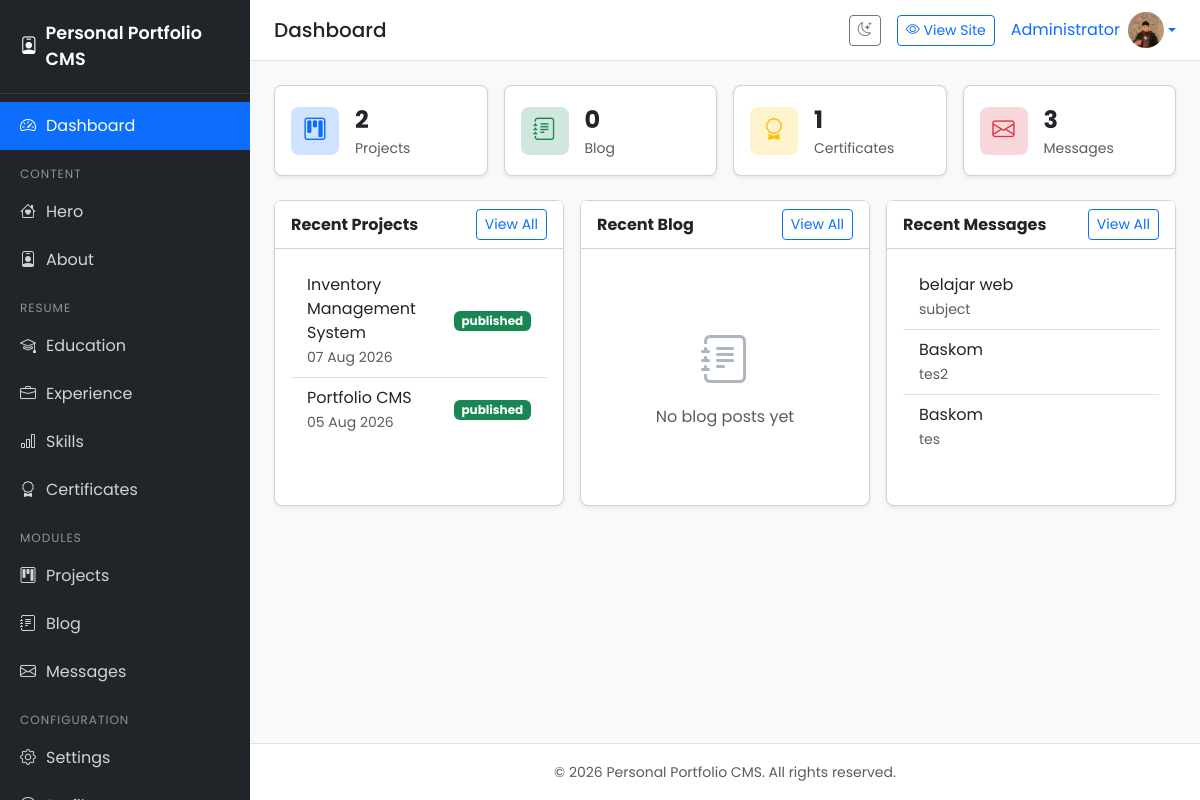
Page /admin/dashboard.php (signed in) on the committed database.
### tables this page shows
CREATE TABLE `users` (
  `id` bigint(20) UNSIGNED NOT NULL,
  `name` varchar(100) NOT NULL,
  `email` varchar(150) NOT NULL,
  `password` varchar(255) NOT NULL,
  `photo` varchar(255) DEFAULT NULL,
  `created_at` timestamp NOT NULL DEFAULT current_timestamp(),
  `updated_at` timestamp NOT NULL DEFAULT current_timestamp() ON UPDATE current_timestamp()
);

CREATE TABLE `projects` (
  `id` bigint(20) UNSIGNED NOT NULL,
  `title` varchar(255) NOT NULL,
  `slug` varchar(255) NOT NULL,
  `thumbnail` varchar(255) DEFAULT NULL,
  `short_description` text DEFAULT NULL,
  `description` text DEFAULT NULL,
  `tech_stack` text DEFAULT NULL,
  `github_url` varchar(255) DEFAULT NULL,
  `demo_url` varchar(255) DEFAULT NULL,
  `featured` tinyint(1) DEFAULT 0,
  `status` enum('draft','published') DEFAULT 'draft',
  `created_at` timestamp NOT NULL DEFAULT current_timestamp(),
  `updated_at` timestamp NOT NULL DEFAULT current_timestamp() ON UPDATE current_timestamp()
);

CREATE TABLE `messages` (
  `id` bigint(20) UNSIGNED NOT NULL,
  `name` varchar(150) NOT NULL,
  `email` varchar(150) NOT NULL,
  `subject` varchar(255) DEFAULT NULL,
  `message` text NOT NULL,
  `is_read` tinyint(1) DEFAULT 0,
  `created_at` timestamp NOT NULL DEFAULT current_timestamp()
);

### includes/functions.php (called while the page is built, shortened)
<?php
require_once __DIR__ . '/database.php';
function e($value): string
{
    return htmlspecialchars((string) $value, ENT_QUOTES, 'UTF-8');
}
function url(string $path = ''): string
{
    return BASE_URL . '/' . ltrim($path, '/');
}
function currentUser(): ?array
{
    $stmt = db()->prepare('SELECT id, name, email, photo FROM users WHERE id = ? LIMIT 1');
    $stmt->execute([$_SESSION['user_id']]);
    return $stmt->fetch() ?: null;
}
function formatDate(?string $datetime, string $format = 'd M Y'): string
{
    $ts = strtotime($datetime);
    return $ts ? date($format, $ts) : '-';
}
function truncate(string $text, int $length = 100): string
{
    if (mb_strlen($text) <= $length) {
        return $text;
    }
    return mb_substr($text, 0, $length) . '...';
}

### includes/database.php (called while the page is built, shortened)
<?php
function db(): PDO
{
    static $pdo = null;
    if ($pdo === null) {
        $dsn = 'mysql:host=' . DB_HOST . ';dbname=' . DB_NAME . ';charset=' . DB_CHARSET;
        $options = [
            PDO::ATTR_ERRMODE            => PDO::ERRMODE_EXCEPTION,
            PDO::ATTR_DEFAULT_FETCH_MODE => PDO::FETCH_ASSOC,
            PDO::ATTR_EMULATE_PREPARES   => false,
        ];
        try {
            $pdo = new PDO($dsn, DB_USER, DB_PASS, $options);
        } catch (PDOException $e) {
            error_log('Database connection failed: ' . $e->getMessage());
            http_response_code(500);
            exit('Koneksi database gagal. Silakan periksa konfigurasi.');
        }
    }
    return $pdo;
}

### admin/dashboard.php (the view, shortened to what this page needs)
<?php
$pageTitle = 'Dashboard';
$activeMenu = 'dashboard';
$pdo = db();
$projectCount   = (int) $pdo->query('SELECT COUNT(*) FROM projects')->fetchColumn();
$blogCount      = (int) $pdo->query('SELECT COUNT(*) FROM blogs')->fetchColumn();
$certCount      = (int) $pdo->query('SELECT COUNT(*) FROM certificates')->fetchColumn();
$messageCount   = (int) $pdo->query('SELECT COUNT(*) FROM messages')->fetchColumn();
$recentProjects = $pdo->query('SELECT id, title, status, created_at FROM projects ORDER BY id DESC LIMIT 5')->fetchAll();
$recentBlogs    = $pdo->query('SELECT id, title, status, created_at FROM blogs ORDER BY id DESC LIMIT 5')->fetchAll();
$recentMessages = $pdo->query('SELECT id, name, email, subject, is_read, created_at FROM messages ORDER BY id DESC LIMIT 5')->fetchAll();
require_once __DIR__ . '/../includes/header.php';
?>
<div class="row g-3 mb-4">
    <div class="col-6 col-md-3">
        <div class="card">
            <div class="card-body d-flex align-items-center gap-3">
                <div class="stat-icon bg-primary-subtle text-primary"><i class="bi bi-kanban"></i></div>
                <div>
                    <div class="fs-4 fw-bold"><?= $projectCount ?></div>
                    <div class="text-muted small">Projects</div>
                </div>
            </div>
        </div>
    </div>
    <div class="col-6 col-md-3">
        <div class="card">
            <div class="card-body d-flex align-items-center gap-3">
                <div class="stat-icon bg-success-subtle text-success"><i class="bi bi-journal-text"></i></div>
                <div>
                    <div class="fs-4 fw-bold"><?= $blogCount ?></div>
                    <div class="text-muted small">Blog</div>
                </div>
            </div>
        </div>
    </div>
    <div class="col-6 col-md-3">
        <div class="card">
            <div class="card-body d-flex align-items-center gap-3">
                <div class="stat-icon bg-warning-subtle text-warning"><i class="bi bi-award"></i></div>
                <div>
                    <div class="fs-4 fw-bold"><?= $certCount ?></div>
                    <div class="text-muted small">Certificates</div>
                </div>
            </div>
        </div>
    </div>
    <div class="col-6 col-md-3">
        <a href="<?= url('admin/messages/index.php') ?>" class="text-decoration-none">
            <div class="card">
                <div class="card-body d-flex align-items-center gap-3">
                    <div class="stat-icon bg-danger-subtle text-danger position-relative">
                        <i class="bi bi-envelope"></i>
                    </div>
                    <div>
                        <div class="fs-4 fw-bold"><?= $messageCount ?></div>
                        <div class="text-muted small">Messages</div>
                    </div>
                </div>
            </div>
        </a>
    </div>
</div>
<div class="row g-3">
    <div class="col-lg-4">
        <div class="card h-100">
            <div class="card-header bg-white d-flex justify-content-between align-items-center">
                <strong>Recent Projects</strong>
                <a href="<?= url('admin/projects/index.php') ?>" class="btn btn-sm btn-outline-primary">View All</a>
            </div>
            <div class="card-body">
                <?php if ($recentProjects): ?>
                <ul class="list-group list-group-flush">
                    <?php foreach ($recentProjects as $p): ?>
                    <li class="list-group-item d-flex justify-content-between align-items-center">
                        <div>
                            <div><?= e($p['title']) ?></div>
                            <small class="text-muted"><?= formatDate($p['created_at']) ?></small>
                        </div>
                        <span
                            class="badge bg-<?= $p['status'] === 'published' ? 'success' : 'secondary' ?>"><?= e($p['status']) ?></span>
                    </li>
                    <?php endforeach; ?>
                </ul>
                <?php endif; ?>
            </div>
        </div>
    </div>
    <div class="col-lg-4">
        <div class="card h-100">
            <div class="card-header bg-white d-flex justify-content-between align-items-center">
                <strong>Recent Blog</strong>
                <a href="<?= url('admin/blog/index.php') ?>" class="btn btn-sm btn-outline-primary">View All</a>
            </div>
            <div class="card-body">
                <?php if ($recentBlogs): ?>
                <ul class="list-group list-group-flush">
                    <?php foreach ($recentBlogs as $b): ?>
                    <li class="list-group-item d-flex justify-content-between align-items-center">
                        <div>
                            <div><?= e(truncate($b['title'], 40)) ?></div>
                            <small class="text-muted"><?= formatDate($b['created_at']) ?></small>
                        </div>
                        <span
                            class="badge bg-<?= $b['status'] === 'published' ? 'success' : 'secondary' ?>"><?= e($b['status']) ?></span>
                    </li>
                    <?php endforeach; ?>
                </ul>
                <?php else: ?>
                <div class="empty-state">
                    <i class="bi bi-journal-text"></i>
                    <p class="mt-2 mb-0 text-muted">No blog posts yet</p>
                </div>
                <?php endif; ?>
            </div>
        </div>
    </div>
    <div class="col-lg-4">
        <div class="card h-100">
            <div class="card-header bg-white d-flex justify-content-between align-items-center">
                <strong>Recent Messages</strong>
                <a href="<?= url('admin/messages/index.php') ?>" class="btn btn-sm btn-outline-primary">View All</a>
            </div>
            <div class="card-body">
                <?php if ($recentMessages): ?>
                <ul class="list-group list-group-flush">
                    <?php foreach ($recentMessages as $m): ?>
                    <li class="list-group-item d-flex justify-content-between align-items-center">
                        <div>
                            <div><?= e($m['name']) ?></div>
                            <small class="text-muted"><?= e(truncate($m['subject'] ?: $m['message'], 30)) ?></small>
                        </div>
                    </li>
                    <?php endforeach; ?>
                </ul>
                <?php endif; ?>
            </div>
        </div>
    </div>
</div>
<?php require_once __DIR__ . '/../includes/footer.php'; ?>

### includes/header.php (shortened to what this page needs)
<?php
$pageTitle = $pageTitle ?? 'Dashboard';
$currentUser = currentUser();
?>
<!DOCTYPE html>
<html lang="en" data-bs-theme="light">
<head>
    <link href="https://cdn.jsdelivr.net/npm/bootstrap@5.3.3/dist/css/bootstrap.min.css" rel="stylesheet">
    <link href="https://cdn.jsdelivr.net/npm/bootstrap-icons@1.11.3/font/bootstrap-icons.min.css" rel="stylesheet">
</head>
<body>
    <aside class="sidebar" id="sidebar">
        <div class="brand d-flex align-items-center gap-2">
            <i class="bi bi-person-badge"></i>
            <span><?= e(APP_NAME) ?></span>
        </div>
        <nav class="nav flex-column mt-2">
            <a class="nav-link <?= ($activeMenu ?? '') === 'dashboard' ? 'active' : '' ?>"
                href="<?= url('admin/dashboard.php') ?>">
                <i class="bi bi-speedometer2"></i> Dashboard
            </a>
            <div class="nav-section">Content</div>
            <a class="nav-link <?= ($activeMenu ?? '') === 'hero' ? 'active' : '' ?>"
                href="<?= url('admin/hero/index.php') ?>">
                <i class="bi bi-house-heart"></i> Hero
            </a>
            <a class="nav-link <?= ($activeMenu ?? '') === 'about' ? 'active' : '' ?>"
                href="<?= url('admin/about/index.php') ?>">
                <i class="bi bi-person-badge"></i> About
            </a>
            <div class="nav-section">Resume</div>
            <a class="nav-link <?= ($activeMenu ?? '') === 'education' ? 'active' : '' ?>"
                href="<?= url('admin/education/index.php') ?>">
                <i class="bi bi-mortarboard"></i> Education
            </a>
            <a class="nav-link <?= ($activeMenu ?? '') === 'experience' ? 'active' : '' ?>"
                href="<?= url('admin/experience/index.php') ?>">
                <i class="bi bi-briefcase"></i> Experience
            </a>
            <a class="nav-link <?= ($activeMenu ?? '') === 'skills' ? 'active' : '' ?>"
                href="<?= url('admin/skills/index.php') ?>">
                <i class="bi bi-bar-chart"></i> Skills
            </a>
            <a class="nav-link <?= ($activeMenu ?? '') === 'certificates' ? 'active' : '' ?>"
                href="<?= url('admin/certificates/index.php') ?>">
                <i class="bi bi-award"></i> Certificates
            </a>
            <div class="nav-section">Modules</div>
            <a class="nav-link <?= ($activeMenu ?? '') === 'projects' ? 'active' : '' ?>"
                href="<?= url('admin/projects/index.php') ?>">
                <i class="bi bi-kanban"></i> Projects
            </a>
            <a class="nav-link <?= ($activeMenu ?? '') === 'blog' ? 'active' : '' ?>"
                href="<?= url('admin/blog/index.php') ?>">
                <i class="bi bi-journal-text"></i> Blog
            </a>
            <a class="nav-link <?= ($activeMenu ?? '') === 'messages' ? 'active' : '' ?>"
                href="<?= url('admin/messages/index.php') ?>">
                <i class="bi bi-envelope"></i> Messages
            </a>
            <div class="nav-section">Configuration</div>
            <a class="nav-link <?= ($activeMenu ?? '') === 'settings' ? 'active' : '' ?>"
                href="<?= url('admin/settings/index.php') ?>">
                <i class="bi bi-gear"></i> Settings
            </a>
            <a class="nav-link <?= ($activeMenu ?? '') === 'profile' ? 'active' : '' ?>"
                href="<?= url('admin/profile/index.php') ?>">
                <i class="bi bi-person-circle"></i> Profile
            </a>
        </nav>
    </aside>
    <div class="main-content">
        <div class="topbar">
            <h5 class="mb-0"><?= e($pageTitle) ?></h5>
            <div class="d-flex align-items-center gap-3">
                <button class="btn btn-outline-secondary btn-sm dark-mode-toggle" id="darkModeToggle"
                    title="Toggle Dark Mode">
                    <i class="bi bi-moon-stars"></i>
                </button>
                <a href="<?= url('') ?>" class="btn btn-outline-primary btn-sm" target="_blank">
                    <i class="bi bi-eye"></i> View Site
                </a>
                <div class="dropdown">
                    <a href="#" class="d-flex align-items-center text-decoration-none dropdown-toggle"
                        data-bs-toggle="dropdown">
                        <span class="me-2"><?= e($currentUser['name'] ?? 'Admin') ?></span>
                        <img src="<?= $currentUser['photo'] ? url('uploads/profile/' . $currentUser['photo']) : 'https://ui-avatars.com/api/?name=' . urlencode($currentUser['name'] ?? 'A') . '&background=0d6efd&color=fff' ?>"
                            alt="Profile" class="rounded-circle" style="width:36px;height:36px;object-fit:cover;">
                    </a>
                </div>
            </div>
        </div>
        <div class="content">

### includes/header.php (style rules this page uses)
body { font-family: 'Poppins', sans-serif; background: #f8f9fa; }
.sidebar { width: 250px; min-height: 100vh; background: #212529; color: #fff; position: fixed; top: 0; left: 0; z-index: 1000; transition: transform .3s ease; }
.sidebar .brand { padding: 20px; font-weight: 600; font-size: 1.1rem; border-bottom: 1px solid rgba(255, 255, 255, .1); }
.sidebar .nav-link { color: rgba(255, 255, 255, .8); padding: 12px 20px; border-radius: 0; display: flex; align-items: center; gap: 10px; }
.sidebar .nav-link.active { background: #0d6efd; color: #fff; }
.sidebar .nav-section { padding: 15px 20px 5px; font-size: .75rem; text-transform: uppercase; letter-spacing: 1px; color: rgba(255, 255, 255, .5); }
.main-content { margin-left: 250px; flex: 1; display: flex; flex-direction: column; min-height: 100vh; }
.topbar { background: #fff; padding: 12px 24px; border-bottom: 1px solid #dee2e6; display: flex; align-items: center; justify-content: space-between; position: sticky; top: 0; z-index: 999; }
.content { padding: 24px; flex: 1; }
.card { border-radius: .5rem; box-shadow: 0 .125rem .25rem rgba(0, 0, 0, .075); }
.stat-icon { width: 48px; height: 48px; border-radius: .5rem; display: flex; align-items: center; justify-content: center; font-size: 1.4rem; }
.empty-state { text-align: center; padding: 60px 20px; }
.empty-state i { font-size: 3rem; color: #adb5bd; }
.dark-mode-toggle { cursor: pointer; }

### rows in the picture
users: name "Administrator", photo (picture)
projects: title "Inventory Management System", created_at "07 Aug 2026", status "published"
projects: title "Portfolio CMS", created_at "05 Aug 2026", status "published"
messages: name "belajar web", subject "subject"
messages: name "Baskom", subject "tes2"
messages: name "Baskom", subject "tes"

### other values in the picture
APP_NAME "Personal Portfolio CMS"
$pageTitle "Dashboard"
$projectCount "2"
$blogCount "0"
$certCount "1"
$messageCount "3"
